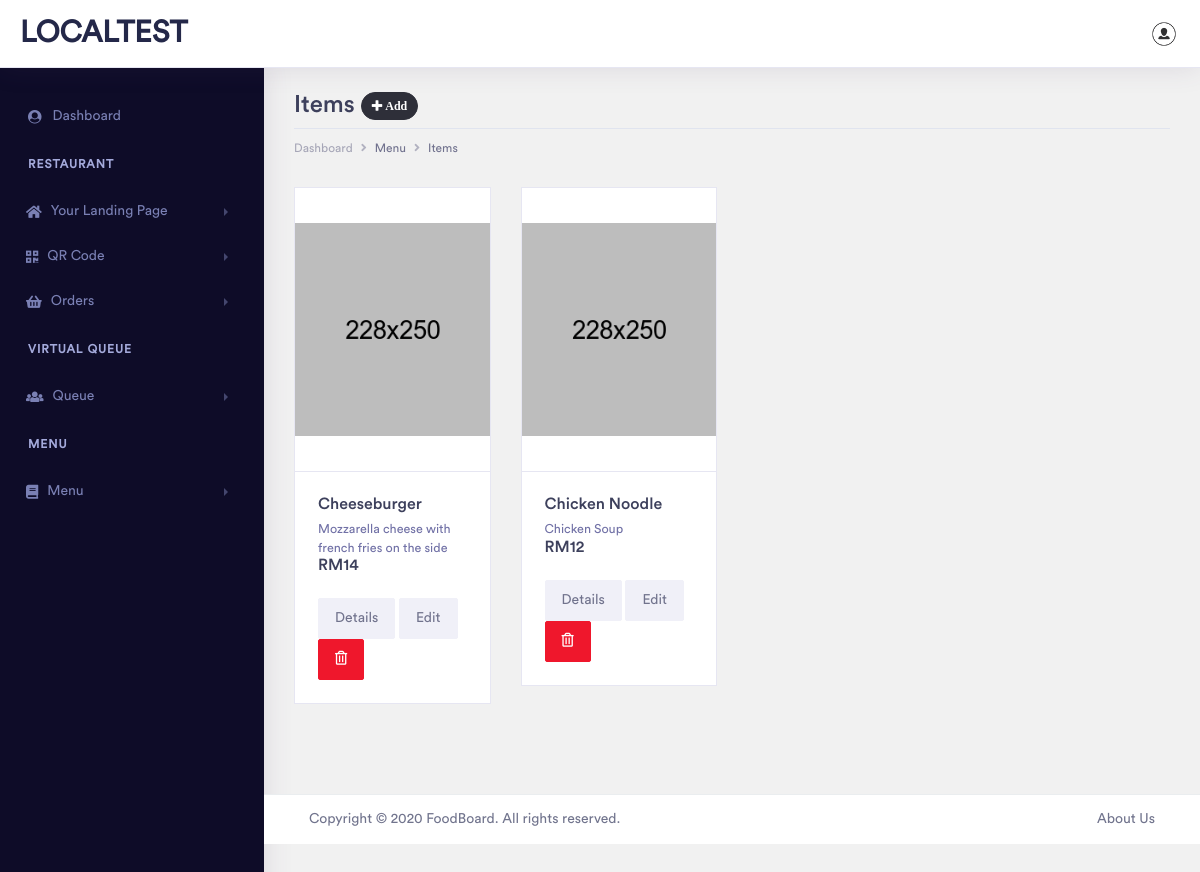
The app's page /client/menu-items.php (signed in), older data.
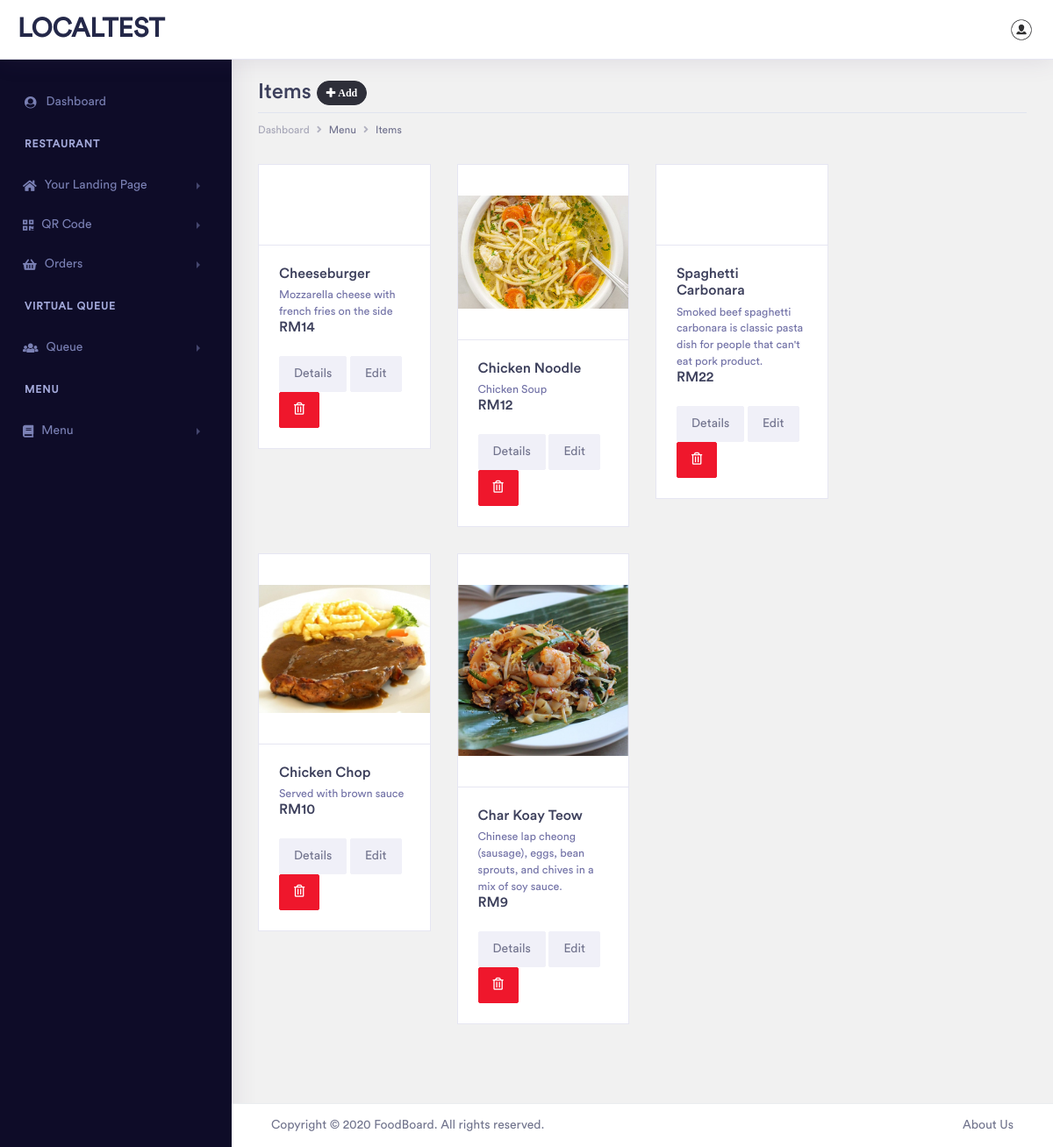
The same page, newer data.
### tables this page shows
CREATE TABLE `fos_prod` (
  `uid` int(5) NOT NULL,
  `client_uid` int(5) NOT NULL,
  `prod_name` varchar(100) NOT NULL,
  `prod_image` varchar(100) NOT NULL,
  `prod_desc` varchar(100) NOT NULL,
  `prod_price` varchar(50) NOT NULL,
  `date_created` varchar(50) NOT NULL,
  `date_edited` varchar(50) DEFAULT NULL
);

### client/menu-items.php (the view, shortened to what this page needs)
<?php
include("include/connectdb.php");
$qry = "SELECT * FROM fos_prod
        WHERE client_uid = '".$_SESSION['user_id']."'";
$result_items = mysqli_query($db, $qry);
$num_items = mysqli_num_rows($result_items);
?>
<!doctype html>
<html lang="en">
<head>
    <link rel="stylesheet" href="assets/vendor/bootstrap/css/bootstrap.min.css">
    <link href="assets/vendor/fonts/circular-std/style.css" rel="stylesheet">
    <link rel="stylesheet" href="assets/libs/css/style.css">
    <link rel="stylesheet" href="assets/vendor/fonts/fontawesome/css/fontawesome-all.css">
</head>
<body>
    <div class="dashboard-main-wrapper">
        <?php
        include("include/navbar.php");
        ?>
        <?php
        include("include/sidebar.php");
        ?>
        <div class="dashboard-wrapper">
            <div class="dashboard-ecommerce">
                <div class="container-fluid dashboard-content ">
                    <div class="row">
                        <div class="col-xl-12 col-lg-12 col-md-12 col-sm-12 col-12">
                            <div class="page-header">
                                <h2 class="pageheader-title">Items <a href="add-menu-items.php" class="btn btn-rounded btn-dark btn-xs"><i class="fas fa-plus"> Add </i></a></h2>
                                <div class="page-breadcrumb">
                                    <nav aria-label="breadcrumb">
                                        <ol class="breadcrumb">
                                            <li class="breadcrumb-item"><a href="index.php" class="breadcrumb-link">Dashboard</a></li>
                                            <li class="breadcrumb-item active" aria-current="page">Menu</li>
                                            <li class="breadcrumb-item active" aria-current="page">Items</li>
                                        </ol>
                                    </nav>
                                </div>
                            </div>
                        </div>
                    </div>
                    <div class="row">
                        <div class="col-xl-9 col-lg-8 col-md-8 col-sm-12 col-12">
                            <div class="row">
                            <?php for($c=0; $c<$num_items; $c++){ ?>
							<?php $prod = mysqli_fetch_assoc($result_items);?>
                                <div class="col-xl-4 col-lg-6 col-md-12 col-sm-12 col-12">
                                    <div class="product-thumbnail">
                                        <div class="product-img-head">
                                            <div class="product-img">
                                                <img src="<?php echo $prod['prod_image'];?>" alt="" class="img-fluid"></div>
                                        </div>
                                        <div class="product-content">
                                            <div class="product-content-head">
                                                <h3 class="product-title"><?php echo $prod['prod_name'];?></h3>
                                        <figcaption class="figure-caption">
                                            <p class="text-muted mb-0"><?php echo $prod['prod_desc'];?></p>
                                        </figcaption>
                                                <div class="product-price">RM<?php echo $prod['prod_price'];?></div>
                                            </div>
                                            <div class="product-btn">
                                                <a href="detail-items.php?edt=<?php echo $prod['uid'];?>" class="btn btn-light">Details</a>
                                                <a href="edit-menu-items.php?edt=<?php echo $prod['uid'];?>" class="btn btn-light">Edit</a>
                                                <a href="wipe.php?delitms=<?php echo $prod['uid'];?>" class="btn btn-danger"><i class="far fa-trash-alt"></i></a>
                                            </div>
                                        </div>
                                    </div>
                                </div>
                                <?php } ?>
                            </div>
                        </div>
                    </div>
                </div>
                <?php
                include("include/footer.php");
                ?>
            </div>
        </div>
    </div>
</body>
</html>

### client/include/navbar.php (shortened to what this page needs)
<div class="dashboard-header">
	<nav class="navbar navbar-expand-lg bg-white fixed-top">
		<a class="navbar-brand" href="index.php"><?php echo $_SESSION['res_name']; ?></a>
		<div class="collapse navbar-collapse " id="navbarSupportedContent">
			<ul class="navbar-nav ml-auto navbar-right-top">
				<li class="nav-item dropdown nav-user">
					<a class="nav-link nav-user-img" href="#" id="navbarDropdownMenuLink2" data-toggle="dropdown"
						aria-haspopup="true" aria-expanded="false"><img src="assets/images/user.png" alt=""
							class="user-avatar-md rounded-circle"></a>
				</li>
			</ul>
		</div>
	</nav>
</div>

### client/include/sidebar.php (shortened to what this page needs)
<div class="nav-left-sidebar sidebar-dark">
	<div class="menu-list">
		<nav class="navbar navbar-expand-lg navbar-light">
			<div class="collapse navbar-collapse" id="navbarNav">
				<ul class="navbar-nav flex-column">
					<li class="nav-divider">
					</li>
					<li class="nav-item ">
						<a class="nav-link" href="index.php" aria-expanded="false"><i class="fa fa-fw fa-user-circle"></i>Dashboard</a>
					</li>
					<li class="nav-divider">
						Restaurant
					</li>
					<li class="nav-item">
						<a class="nav-link" href="#" data-toggle="collapse" aria-expanded="false"
							data-target="#submenu-11" aria-controls="submenu-11"><i class="fas fa-f fa-home"></i>Your Landing Page</a>
					</li>
					<li class="nav-item">
						<a class="nav-link" href="#" data-toggle="collapse" aria-expanded="false"
							data-target="#submenu-10" aria-controls="submenu-10"><i class="fas fa-f fa-qrcode"></i>QR
							Code</a>
					</li>
					<li class="nav-item">
						<a class="nav-link" href="#" data-toggle="collapse" aria-expanded="false"
							data-target="#submenu-14" aria-controls="submenu-14"><i class="fas fa-f fa-shopping-basket"></i>Orders</a>
					</li>
					<li class="nav-divider">
						Virtual Queue
					</li>
					<li class="nav-item">
						<a class="nav-link" href="#" data-toggle="collapse" aria-expanded="false"
							data-target="#submenu-13" aria-controls="submenu-12"><i class="fas fa-f fa-users"></i>Queue</a>
					</li>
					<li class="nav-divider">
						Menu
					</li>
					<li class="nav-item">
						<a class="nav-link" href="#" data-toggle="collapse" aria-expanded="false"
							data-target="#submenu-12" aria-controls="submenu-12"><i class="fas fa-f fa-book"></i>Menu</a>
					</li>
				</ul>
			</div>
		</nav>
	</div>
</div>

### client/include/footer.php
<div class="footer">
	<div class="container-fluid">
		<div class="row">
			<div class="col-xl-6 col-lg-6 col-md-6 col-sm-12 col-12">
				Copyright © 2020 FoodBoard. All rights reserved.
			</div>
			<div class="col-xl-6 col-lg-6 col-md-6 col-sm-12 col-12">
				<div class="text-md-right footer-links d-none d-sm-block">
					<a href="about.php">About Us</a>
				</div>
			</div>
		</div>
	</div>
</div>

Row changes from the older to the newer data that the page shows:
changed fos_prod "Cheeseburger": prod_image: picture removed
changed fos_prod "Chicken Noodle": prod_image: a different picture
added fos_prod: prod_name "Spaghetti Carbonara", prod_desc "Smoked beef spaghetti carbonara is classic pasta dish for people that can't eat pork product.", prod_price "22"
added fos_prod: prod_image (picture), prod_name "Chicken Chop", prod_desc "Served with brown sauce", prod_price "10"
added fos_prod: prod_image (picture), prod_name "Char Koay Teow", prod_desc "Chinese lap cheong (sausage), eggs, bean sprouts, and chives in a mix of soy sauce.", prod_price "9"
